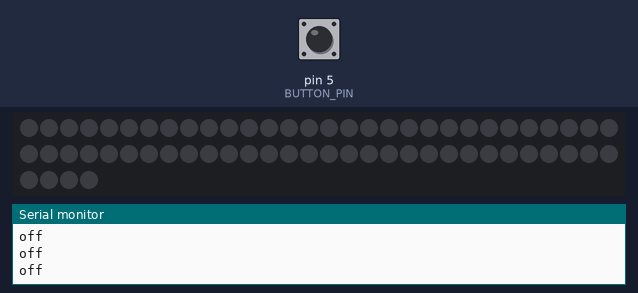
Recording of a sketch running on a simulated Arduino Uno, built with avr-gcc and run on an emulated ATmega328P. Parts: 64 RGB LEDs in strip order, left to right, continuing on the next row, the last lines printed to the serial monitor. The test bench sets the inputs (shaded band); at power-on: pin 5 (BUTTON_PIN) HIGH. Dim RGB values are drawn brighter than linear.

Above: at 1.2 s.
1.3 s: pin 5 (BUTTON_PIN) pulled LOW for 0.15 s
At 1.75 s:
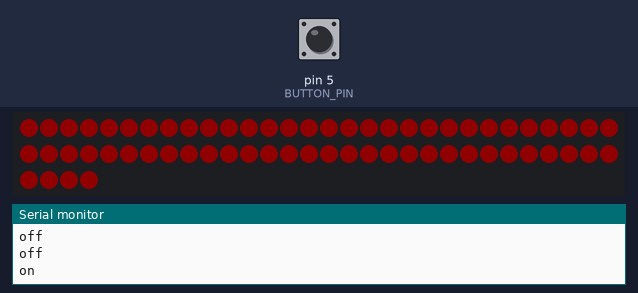
At 8.69 s:
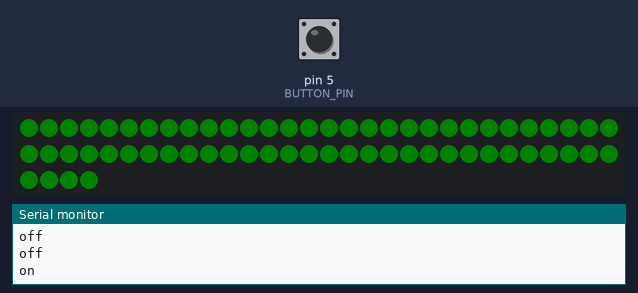
10.3 s: pin 5 (BUTTON_PIN) pulled LOW for 3.2 s
At 15.92 s:
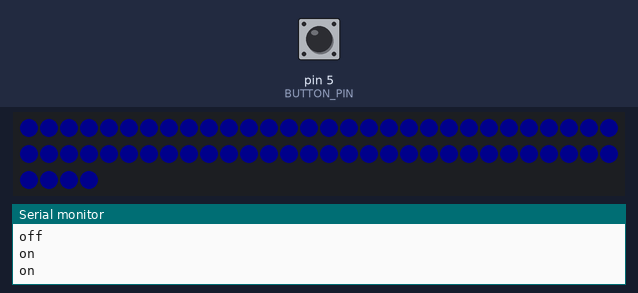
Timing chart, 0 to 17.4 s (numbered marks = the images above; inputs shaded):
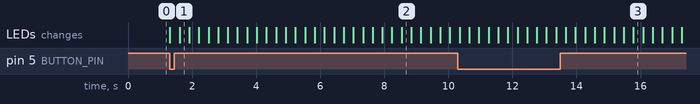

The sketch:

LED_Test.ino
```cpp
#include <FastLED.h>

#define LED_DATA 3
#define BUTTON_PIN 5
#define COLOR_ORDER GRB
#define LED_TYPE WS2812
#define NUM_LED 64

int maxBrightness = 100;
int wait_t = 15;

struct CRGB leds[NUM_LED];


void setup() {
  LEDS.addLeds<LED_TYPE, LED_DATA, COLOR_ORDER>(leds, NUM_LED);
  pinMode(BUTTON_PIN, INPUT_PULLUP);
  Serial.begin(9600);
}

void loop() {

while(digitalRead(BUTTON_PIN) == HIGH)
{
  Serial.println("off");
}

Serial.println("on");

for(int c = 0; c < maxBrightness; c++)
{
  FastLED.clear();
  for(int i = 0; i < NUM_LED; i++)
  {
    leds[i].setRGB(c, 0, 0);
  }
  FastLED.show();
  delay(wait_t);
}

for(int c = maxBrightness; c >=0; c--)
{
  FastLED.clear();
  for(int i = 0; i < NUM_LED; i++)
  {
    leds[i].setRGB(c, 0, 0);
  }
  FastLED.show();
  delay(wait_t);
}


for(int c = 0; c < maxBrightness; c++)
{
  FastLED.clear();
  for(int i = 0; i < NUM_LED; i++)
  {
    leds[i].setRGB(0, 0, c);
  }
  FastLED.show();
  delay(wait_t);
}

for(int c = maxBrightness; c >=0; c--)
{
  FastLED.clear();
  for(int i = 0; i < NUM_LED; i++)
  {
    leds[i].setRGB(0, 0, c);
  }
  FastLED.show();
  delay(wait_t);
}


for(int c = 0; c < maxBrightness; c++)
{
  FastLED.clear();
  for(int i = 0; i < NUM_LED; i++)
  {
    leds[i].setRGB(0, c, 0);
  }
  FastLED.show();
  delay(wait_t);
}

for(int c = maxBrightness; c >=0; c--)
{
  FastLED.clear();
  for(int i = 0; i < NUM_LED; i++)
  {
    leds[i].setRGB(0, c, 0);
  }
  FastLED.show();
  delay(wait_t);
}


}
```
